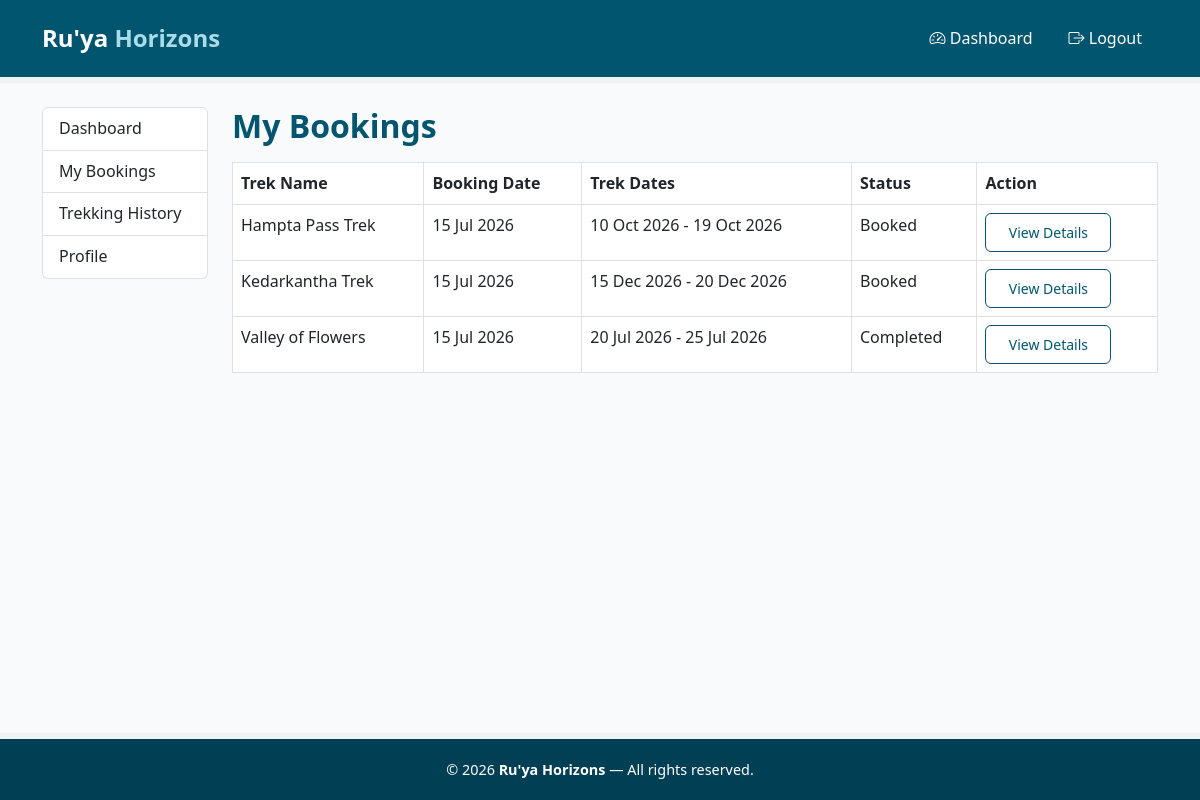
Page /user/bookings (signed in) on the committed database.
### models.py (models this page shows)
class Booking(db.Model):
    __tablename__ = 'booking'
    id = db.Column(db.Integer, primary_key=True)
    user_id = db.Column(db.Integer, db.ForeignKey('user.id'), nullable=False)
    trek_id = db.Column(db.Integer, db.ForeignKey('trek.id'), nullable=False)
    booking_date = db.Column(db.DateTime, default=datetime.utcnow)
    status = db.Column(db.String(50), default='Booked') # booked, cancelled, completed

class Trek(db.Model):
    __tablename__ = 'trek'
    id = db.Column(db.Integer, primary_key=True)
    name = db.Column(db.String(150), nullable=False)
    location = db.Column(db.String(150), nullable=False)
    difficulty = db.Column(db.String(50), nullable=False)
    duration = db.Column(db.Integer, nullable=False)
    total_slots = db.Column(db.Integer, nullable=False)
    available_slots = db.Column(db.Integer, nullable=False)
    status = db.Column(db.String(50), default='Pending') # pending, approved, open, closed, completed
    start_date = db.Column(db.Date, nullable=False)
    end_date = db.Column(db.Date, nullable=False)
    description = db.Column(db.Text, nullable=False)
    price = db.Column(db.Float, nullable=False)
    assigned_staff_id = db.Column(db.Integer, db.ForeignKey('staff.id'), nullable=True)
    bookings = db.relationship('Booking', backref='trek', lazy=True)

### app.py (the view)
@app.route('/user/bookings')
@login_required
def user_my_bookings():
    if current_user.role != 'trekker':
        return "Access denied: Trekkers only", 403
    bookings = Booking.query.filter_by(user_id=current_user.id) \
                             .order_by(Booking.booking_date.desc()).all()
    return render_template('user_my_bookings.html', bookings=bookings)

### app.py (called while the page is built)
@login_manager.user_loader
def load_user(user_id):
    return User.query.get(int(user_id))

### templates/user_my_bookings.html (shortened to what this page needs)
{% extends "base.html" %}
{% block content %}
<div class="container my-4">
    <div class="row">
        {% include "user_sidebar.html" %}
        <div class="col-md-9 col-lg-10">
            <h2 class="page-heading">My Bookings</h2>
            {% if bookings %}
            <table class="table table-bordered mt-3">
                <thead>
                    <tr>
                        <th>Trek Name</th>
                        <th>Booking Date</th>
                        <th>Trek Dates</th>
                        <th>Status</th>
                        <th>Action</th>
                    </tr>
                </thead>
                <tbody>
                    {% for booking in bookings %}
                    <tr>
                        <td>{{ booking.trek.name }}</td>
                        <td>{{ booking.booking_date.strftime('%d %b %Y') }}</td>
                        <td>{{ booking.trek.start_date.strftime('%d %b %Y') }} - {{ booking.trek.end_date.strftime('%d %b %Y') }}</td>
                        <td>{{ booking.status }}</td>
                        <td>
                            <a href="{{ url_for('user_trek_details', trek_id=booking.trek.id) }}"
                               class="btn btn-sm btn-outline-primary">View Details</a>
                        </td>
                    </tr>
                    {% endfor %}
                </tbody>
            </table>
            {% else %}
            <p class="mt-3">You haven't booked any treks yet.</p>
            {% endif %}
        </div>
    </div>
</div>
{% endblock %}

### static/style.css (style rules this page uses)
* { margin: 0; padding: 0; box-sizing: border-box; }
body { font-family: 'Segoe UI', Tahoma, Geneva, Verdana, sans-serif; color: #02556f; background-color: #f8fafb; line-height: 1.6; }
a { text-decoration: none; color: #02556f; }
.btn-outline-primary { border: 1px solid #02556f; color: #02556f; font-weight: 500; padding: 0.5rem 1.4rem; border-radius: 6px; }
.page-heading { color: #02556f; font-weight: 700; }

### rows in the picture
Booking: trek.name "Hampta Pass Trek", booking_date "15 Jul 2026", trek.start_date "10 Oct 2026", trek.end_date "19 Oct 2026", status "Booked"
Booking: trek.name "Kedarkantha Trek", booking_date "15 Jul 2026", trek.start_date "15 Dec 2026", trek.end_date "20 Dec 2026", status "Booked"
Booking: trek.name "Valley of Flowers", booking_date "15 Jul 2026", trek.start_date "20 Jul 2026", trek.end_date "25 Jul 2026", status "Completed"
